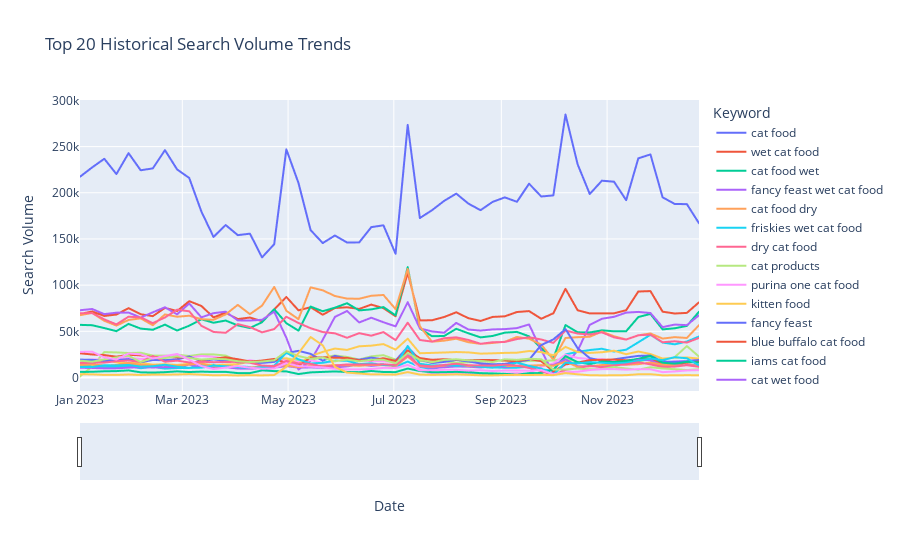

Write notebook code for a chart like this one.
### Markdown cell above
The 3 peaks show some seasonality.

### Code cell
# Load your data
historical_search_volume_data = pd.read_excel('../Customer_Success_Engineer_-_Project_Data.xlsx', sheet_name='Historical Search Volume', header=1)

# Summarize to find the maximum search volume for each keyword/category
summary = historical_search_volume_data.groupby('keyword')['Search Volume'].max().reset_index()

# Sort by 'Search Volume' to get the top 20
top_20_keywords = summary.sort_values(by='Search Volume', ascending=False).head(20)

# Filter the original dataset to include only the top 20 keywords/categories
filtered_data = historical_search_volume_data[historical_search_volume_data['keyword'].isin(top_20_keywords['keyword'])]

# Creating the line chart for the top 20 searches, each in different colors
fig = px.line(filtered_data, x='Start Date', y='Search Volume', color='keyword', title='Top 20 Historical Search Volume Trends')

# Enhancing the plot with labels
fig.update_layout(xaxis_title='Date', yaxis_title='Search Volume', legend_title='Keyword', xaxis=dict(rangeslider=dict(visible=True)))

# Display the plot
fig.show()
